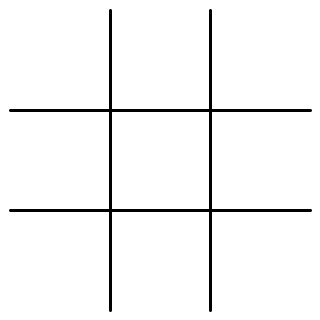
Frame 1 (no input)
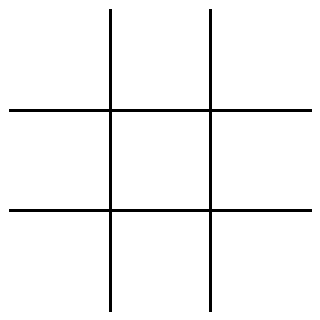
Frame 60 (the mouse pressed at the canvas centre just before this capture)
Frame 120 (the mouse held since frame 60 and released just before this capture): identical to frame 60, image omitted

The Processing sketch that drew these frames (run headless with seeded random() and noise(); from frame 60 on, the mouse is pressed at the canvas centre):

// Processing sketch: TIC_TAC_TOE
// ── TIC_TAC_TOE.pde
int a1 = 0;
int b1 = 0;
int c1 = 0;

int a2 = 0;
int b2 = 0;
int c2 = 0;

int a3 = 0;
int b3 = 0;
int c3 = 0;

int y;
int x;

void setup(){
  size(320,320);
  rectMode(CORNER);
  ellipseMode(CORNER);
  background(255,255,255);
}

void draw(){
  fill(0,0,0);
  strokeWeight(3);
//  line(10,10,310,10);
//  line(10,310,310,310);
//  line(10,10,10,310);
//  line(310,10,310,310);
  line(110,10,110,310);
  line(210,10,210,310);
  line(10,110,310,110);
  line(10,210,310,210);
}

void playerMove() {
  if(y < 210){
    if(y < 110){//    row A
      if(x < 210){
        if(x < 110){//     A1
          if(a1 == 0){
            ellipse(20,20,80,80);
            a1 = 1;
            AI();
          }
        }else{//     A2
          if(a2 == 0){
            ellipse(120,20,80,80);
            a2 = 1;
            AI();
          }
        }
      }else{//    A3
        if(a3 == 0){
          ellipse(220,20,80,80);
          a3 = 1;
          AI();
        }
      }
    }else{//    row B
      if(x < 210){
        if(x < 110){
          if(b1 == 0){
            ellipse(20,120,80,80);
            b1 = 1;
            AI();
          }
        }else{//        B2
          if(b2 == 0){
            ellipse(120,120,80,80);
            b2 = 1;
            AI();
          } 
        }
      }else{//    B3
        if(b3 == 0){
          ellipse(220,120,80,80);
          b3 = 1;
          AI();
        }
      }
    }
  }else{//    row C
    if(x < 210){
      if(x < 110){//       C1
        if(c1 == 0){
          ellipse(20,220,80,80);
          c1 = 1;
          AI();
        }
      }else{//       C2
        if(c2 == 0){
          ellipse(120,220,80,80);
          c2 = 1;
          AI();
        }
      }
    }else{//   C3
      if(c3 == 0){
        ellipse(220,220,80,80);
        c3 = 1;
        AI();
      }
    }
  }
}

void mouseClicked(){
  y = mouseY;
  x = mouseX;
  playerMove();
}

void AI(){
  if(b2 == 0){
    line(120,120,200,200);
    line(120,200,200,120);
    b2 = 1;
  }else{
    AI2();
  }
}

void AI2(){
    if(y < 210){
    if(y < 110){//    row A
      if(x < 210){
        if(x < 110){//     A1
          if(a1 == 0){
            line(20,20,100,100);
            line(20,100,100,20);
            a1 = 1;
          }
        }else{//     A2
          if(a2 == 0){
            line(120,20,200,100);
            line(120,100,200,20);
            a2 = 1;
          }
        }
      }else{//    A3
        if(a3 == 0){
          line(220,20,300,100);
          line(220,100,300,20);
          a3 = 1;
        }
      }
    }else{//    row B
      if(x < 210){
        if(x < 110){//     B1
          if(b1 == 0){
            line(20,120,100,200);
            line(20,200,100,120);
            b1 = 1;
          }
        }else{//        B2
          if(b2 == 0){
            line(120,120,200,200);
            line(120,200,200,120);
            b2 = 1;
          } 
        }
      }else{//    B3
        if(b3 == 0){
          line(220,120,300,200);
          line(220,200,300,120);
          b3 = 1;
        }
      }
    }
  }else{//    row C
    if(x < 210){
      if(x < 110){//       C1
        if(c1 == 0){
          line(20,220,100,300);
          line(20,300,100,220);
          c1 = 1;
        }
      }else{//       C2
        if(c2 == 0){
          line(120,220,200,300);
          line(120,300,200,220);
          c2 = 1;
        }
      }
    }else{//   C3
      if(c3 == 0){
        line(220,220,300,300);
        line(220,300,300,220);
        c3 = 1;
      }
    }
  }
}

/*
a1
          line(20,20,100,100);
          line(20,100,100,20);
a2
          line(120,20,200,100);
          line(120,100,200,20);
a3
          line(220,20,300,100);
          line(220,100,300,20);
b1
          line(20,120,100,200);
          line(20,200,100,120);
b2
          line(120,120,200,200);
          line(120,200,200,120);
b3
          line(220,120,300,200);
          line(220,200,300,120);
c1
          line(20,220,100,300);
          line(20,300,100,220);
c2
          line(120,220,200,300);
          line(120,300,200,220);
c3
          line(220,220,300,300);
          line(220,300,300,220);
*/
